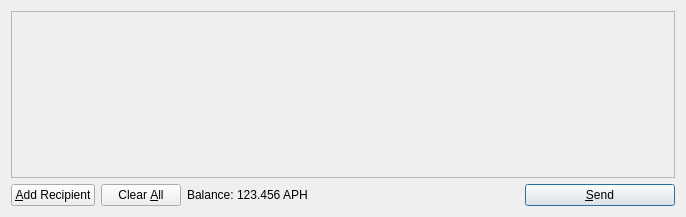
<?xml version="1.0" encoding="UTF-8"?>
<ui version="4.0">
 <class>SendCoinsDialog</class>
 <widget class="QDialog" name="SendCoinsDialog">
  <property name="geometry">
   <rect>
    <x>0</x>
    <y>0</y>
    <width>686</width>
    <height>217</height>
   </rect>
  </property>
  <property name="windowTitle">
   <string>Send Coins</string>
  </property>
  <layout class="QVBoxLayout" name="verticalLayout">
   <item>
    <widget class="QScrollArea" name="scrollArea">
     <property name="widgetResizable">
      <bool>true</bool>
     </property>
     <widget class="QWidget" name="scrollAreaWidgetContents">
      <property name="geometry">
       <rect>
        <x>0</x>
        <y>0</y>
        <width>666</width>
        <height>165</height>
       </rect>
      </property>
      <layout class="QVBoxLayout" name="verticalLayout_2">
       <property name="margin">
        <number>0</number>
       </property>
       <item>
        <layout class="QVBoxLayout" name="entries">
         <property name="spacing">
          <number>6</number>
         </property>
        </layout>
       </item>
       <item>
        <spacer name="verticalSpacer">
         <property name="orientation">
          <enum>Qt::Vertical</enum>
         </property>
         <property name="sizeHint" stdset="0">
          <size>
           <width>20</width>
           <height>40</height>
          </size>
         </property>
        </spacer>
       </item>
      </layout>
     </widget>
    </widget>
   </item>
   <item>
    <layout class="QHBoxLayout" name="horizontalLayout">
     <item>
      <widget class="QPushButton" name="addButton">
       <property name="toolTip">
        <string>Send to multiple recipients at once</string>
       </property>
       <property name="text">
        <string>&amp;Add Recipient</string>
       </property>
       <property name="icon">
        <iconset resource="../bitcoin.qrc">
         <normaloff>:/icons/add</normaloff>:/icons/add</iconset>
       </property>
       <property name="autoDefault">
        <bool>false</bool>
       </property>
      </widget>
     </item>
     <item>
      <widget class="QPushButton" name="clearButton">
       <property name="sizePolicy">
        <sizepolicy hsizetype="Minimum" vsizetype="Fixed">
         <horstretch>0</horstretch>
         <verstretch>0</verstretch>
        </sizepolicy>
       </property>
       <property name="toolTip">
        <string>Remove all transaction fields</string>
       </property>
       <property name="text">
        <string>Clear &amp;All</string>
       </property>
       <property name="icon">
        <iconset resource="../bitcoin.qrc">
         <normaloff>:/icons/remove</normaloff>:/icons/remove</iconset>
       </property>
       <property name="autoRepeatDelay">
        <number>300</number>
       </property>
       <property name="autoDefault">
        <bool>false</bool>
       </property>
      </widget>
     </item>
     <item>
      <layout class="QHBoxLayout" name="horizontalLayout_2">
       <property name="spacing">
        <number>3</number>
       </property>
       <item>
        <widget class="QLabel" name="label">
         <property name="text">
          <string>Balance:</string>
         </property>
        </widget>
       </item>
       <item>
        <widget class="QLabel" name="labelBalance">
         <property name="cursor">
          <cursorShape>IBeamCursor</cursorShape>
         </property>
         <property name="text">
          <string>123.456 APH</string>
         </property>
         <property name="textInteractionFlags">
          <set>Qt::LinksAccessibleByMouse|Qt::TextSelectableByKeyboard|Qt::TextSelectableByMouse</set>
         </property>
        </widget>
       </item>
      </layout>
     </item>
     <item>
      <spacer name="horizontalSpacer">
       <property name="orientation">
        <enum>Qt::Horizontal</enum>
       </property>
       <property name="sizeHint" stdset="0">
        <size>
         <width>40</width>
         <height>20</height>
        </size>
       </property>
      </spacer>
     </item>
     <item>
      <widget class="QPushButton" name="sendButton">
       <property name="minimumSize">
        <size>
         <width>150</width>
         <height>0</height>
        </size>
       </property>
       <property name="toolTip">
        <string>Confirm the send action</string>
       </property>
       <property name="text">
        <string>&amp;Send</string>
       </property>
       <property name="icon">
        <iconset resource="../bitcoin.qrc">
         <normaloff>:/icons/send</normaloff>:/icons/send</iconset>
       </property>
       <property name="default">
        <bool>true</bool>
       </property>
      </widget>
     </item>
    </layout>
   </item>
  </layout>
 </widget>
 <resources>
  <include location="../bitcoin.qrc"/>
 </resources>
 <connections/>
</ui>
